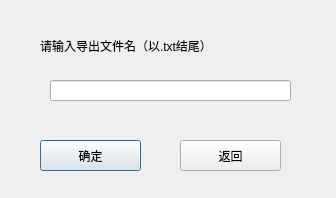
<?xml version="1.0" encoding="UTF-8"?>
<ui version="4.0">
 <class>OutputDialog</class>
 <widget class="QDialog" name="OutputDialog">
  <property name="geometry">
   <rect>
    <x>0</x>
    <y>0</y>
    <width>336</width>
    <height>198</height>
   </rect>
  </property>
  <property name="windowTitle">
   <string>Dialog</string>
  </property>
  <widget class="QLabel" name="label">
   <property name="geometry">
    <rect>
     <x>40</x>
     <y>20</y>
     <width>211</width>
     <height>51</height>
    </rect>
   </property>
   <property name="text">
    <string>请输入导出文件名（以.txt结尾）</string>
   </property>
  </widget>
  <widget class="QLineEdit" name="lineEdit">
   <property name="geometry">
    <rect>
     <x>50</x>
     <y>80</y>
     <width>241</width>
     <height>21</height>
    </rect>
   </property>
  </widget>
  <widget class="QPushButton" name="pushButton">
   <property name="geometry">
    <rect>
     <x>40</x>
     <y>140</y>
     <width>101</width>
     <height>31</height>
    </rect>
   </property>
   <property name="text">
    <string>确定</string>
   </property>
  </widget>
  <widget class="QPushButton" name="pushButton_2">
   <property name="geometry">
    <rect>
     <x>180</x>
     <y>140</y>
     <width>101</width>
     <height>31</height>
    </rect>
   </property>
   <property name="text">
    <string>返回</string>
   </property>
  </widget>
 </widget>
 <resources/>
 <connections>
  <connection>
   <sender>pushButton_2</sender>
   <signal>clicked()</signal>
   <receiver>OutputDialog</receiver>
   <slot>close()</slot>
   <hints>
    <hint type="sourcelabel">
     <x>230</x>
     <y>155</y>
    </hint>
    <hint type="destinationlabel">
     <x>167</x>
     <y>98</y>
    </hint>
   </hints>
  </connection>
 </connections>
</ui>
